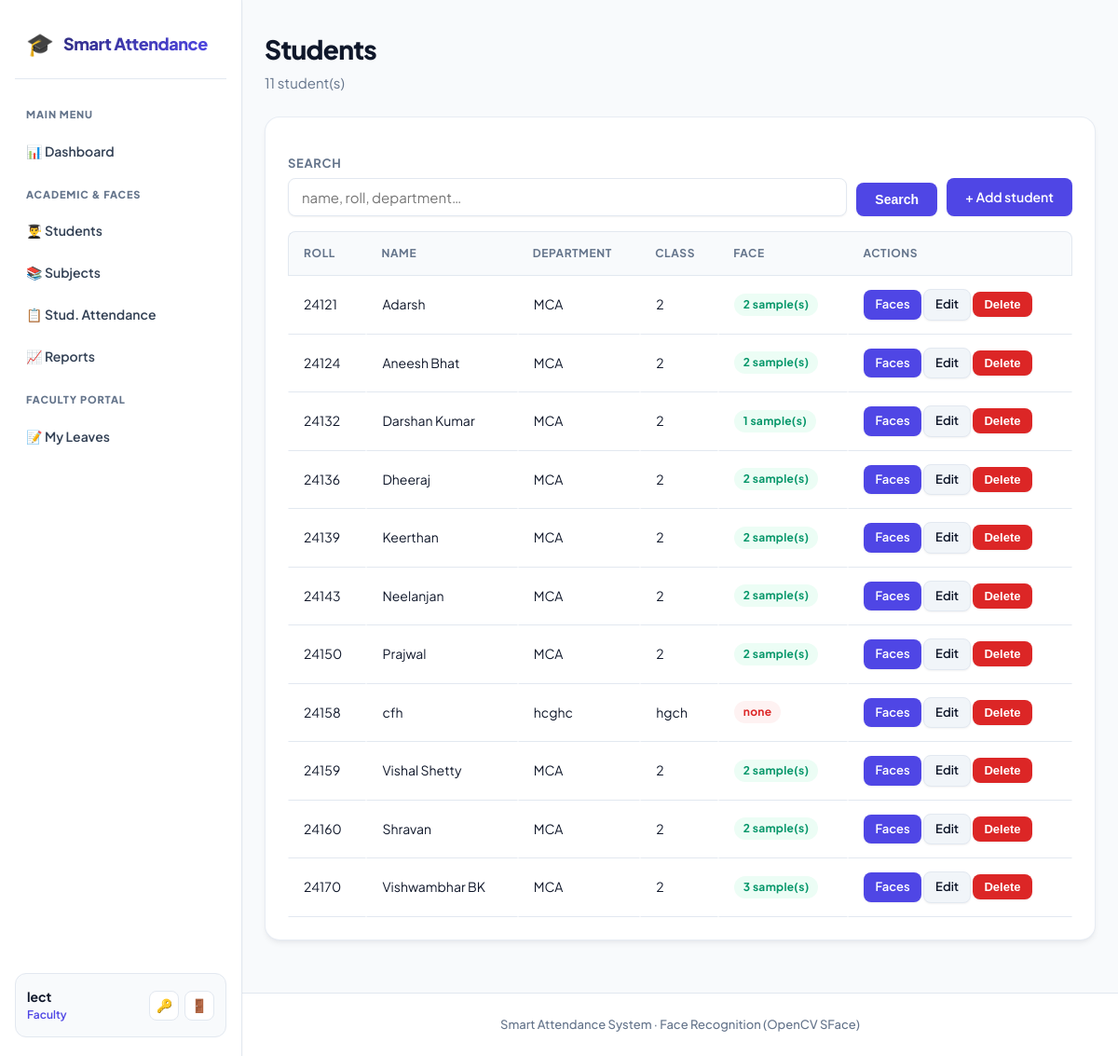
Screenshot of /students/ (signed in) with the database file from the repository.
### models.py (models this page shows, shortened)
class User(UserMixin, db.Model):
    __tablename__ = "users"
    id = db.Column(db.Integer, primary_key=True)
    username = db.Column(db.String(80), unique=True, nullable=False, index=True)
    email = db.Column(db.String(120), unique=True, nullable=False)
    password_hash = db.Column(db.String(255), nullable=False)
    role = db.Column(db.String(20), nullable=False, default=ROLE_STUDENT)
    created_at = db.Column(db.DateTime, default=datetime.utcnow)
    student_id = db.Column(db.Integer, db.ForeignKey("students.id"), nullable=True)
    student = db.relationship("Student", backref=db.backref("user", uselist=False))
    face_samples = db.relationship(
        "FaceSample", backref="user", cascade="all, delete-orphan"
    )

class Student(db.Model):
    __tablename__ = "students"
    id = db.Column(db.Integer, primary_key=True)
    roll_number = db.Column(db.String(40), unique=True, nullable=False, index=True)
    name = db.Column(db.String(120), nullable=False)
    department = db.Column(db.String(80), default="")
    class_name = db.Column(db.String(80), default="")
    created_at = db.Column(db.DateTime, default=datetime.utcnow)
    face_samples = db.relationship(
        "FaceSample", backref="student", cascade="all, delete-orphan"
    )
    attendance_records = db.relationship(
        "Attendance", backref="student", cascade="all, delete-orphan"
    )
    @property
    def has_face(self):
        return len(self.face_samples) > 0

### blueprints/students.py (the view, shortened to what this page needs)
@students_bp.route("/")
@login_required
@staff_required
def list_students():
    q = request.args.get("q", "").strip()
    query = Student.query
    students = query.order_by(Student.roll_number).all()
    return render_template("students/list.html", students=students, q=q)

### templates/students/list.html (shortened to what this page needs)
{% extends "base.html" %}
{% block content %}
<h1>Students</h1>
<p class="subtitle">{{ students | length }} student(s)</p>
<div class="card">
  <form method="get" style="display:flex;gap:10px;align-items:flex-end;margin-bottom:16px">
    <div style="flex:1"><label>Search</label>
      <input name="q" value="{{ q }}" placeholder="name, roll, department…"></div>
    <button class="btn" type="submit">Search</button>
    <a class="btn" href="{{ url_for('students.create_student') }}">+ Add student</a>
  </form>
  {% if students %}
  <table>
    <tr><th>Roll</th><th>Name</th><th>Department</th><th>Class</th><th>Face</th><th>Actions</th></tr>
    {% for s in students %}
    <tr>
      <td>{{ s.roll_number }}</td>
      <td>{{ s.name }}</td>
      <td>{{ s.department or '—' }}</td>
      <td>{{ s.class_name or '—' }}</td>
      <td>
        {% if s.has_face %}<span class="badge badge-yes">{{ s.face_samples|length }} sample(s)</span>
        {% else %}<span class="badge badge-no">none</span>{% endif %}
      </td>
      <td>
        <a class="btn btn-sm" href="{{ url_for('faces.register', student_id=s.id) }}">Faces</a>
        <a class="btn btn-sm btn-secondary" href="{{ url_for('students.edit_student', student_id=s.id) }}">Edit</a>
        <form class="inline-form" method="post" action="{{ url_for('students.delete_student', student_id=s.id) }}"
              onsubmit="return confirm('Delete {{ s.name }}?')">
          <button class="btn btn-sm btn-danger" type="submit">Delete</button>
        </form>
      </td>
    </tr>
    {% endfor %}
  </table>
  {% else %}
  <p class="muted">No students found.</p>
  {% endif %}
</div>
{% endblock %}

### templates/base.html (shortened to what this page needs)
<!DOCTYPE html>
<html lang="en">
<head>
  <link rel="stylesheet" href="{{ url_for('static', filename='style.css') }}">
</head>
<body>
  <div class="app-layout{% if not current_user.is_authenticated %} auth-layout{% endif %}">
    {% if current_user.is_authenticated %}
    <aside class="sidebar">
      <div class="sidebar-brand">
        <a href="{{ url_for('dashboard.index') }}">
          <span class="brand-logo">🎓</span>
          <span class="brand-name">Smart Attendance</span>
        </a>
      </div>
      <nav class="sidebar-nav">
        <div class="nav-section-label">Main Menu</div>
        <a href="{{ url_for('dashboard.index') }}" class="nav-item">
          <span>📊 Dashboard</span>
        </a>
        {% if current_user.role in ['admin', 'faculty', 'director'] %}
          <div class="nav-section-label">Academic & Faces</div>
          <a href="{{ url_for('students.list_students') }}" class="nav-item">
            <span>👨‍🎓 Students</span>
          </a>
          <a href="{{ url_for('attendance.subjects') }}" class="nav-item">
            <span>📚 Subjects</span>
          </a>
          <a href="{{ url_for('attendance.index') }}" class="nav-item">
            <span>📋 Stud. Attendance</span>
          </a>
          <a href="{{ url_for('reports.index') }}" class="nav-item">
            <span>📈 Reports</span>
          </a>
        {% endif %}
        {% if current_user.role == 'faculty' %}
          <div class="nav-section-label">Faculty Portal</div>
          <a href="{{ url_for('faculty.leaves') }}" class="nav-item">
            <span>📝 My Leaves</span>
          </a>
        {% endif %}
      </nav>
      <div class="sidebar-user">
        <div class="user-info">
          <span class="username">{{ current_user.username }}</span>
          <span class="user-role">{{ current_user.role }}</span>
        </div>
        <div class="user-actions">
          <a href="{{ url_for('auth.change_password') }}" title="Change Password" class="user-action-btn">🔑</a>
          <a href="{{ url_for('auth.logout') }}" title="Logout" class="user-action-btn logout-btn">🚪</a>
        </div>
      </div>
    </aside>
    {% endif %}
    <div class="main-wrapper">
      <main class="container">
        {% block content %}{% endblock %}
      </main>
      <footer class="footer">Smart Attendance System · Face Recognition (OpenCV SFace)</footer>
    </div>
  </div>
</body>
</html>

### rows the page displays
User: username "lect", role "Faculty"
Student: roll_number "24121", name "Adarsh", department "MCA", class_name "2", face_samples|length "2"
Student: roll_number "24124", name "Aneesh Bhat", department "MCA", class_name "2", face_samples|length "2"
Student: roll_number "24132", name "Darshan Kumar", department "MCA", class_name "2", face_samples|length "1"
Student: roll_number "24136", name "Dheeraj", department "MCA", class_name "2", face_samples|length "2"
Student: roll_number "24139", name "Keerthan", department "MCA", class_name "2", face_samples|length "2"
Student: roll_number "24143", name "Neelanjan", department "MCA", class_name "2", face_samples|length "2"
Student: roll_number "24150", name "Prajwal", department "MCA", class_name "2", face_samples|length "2"
Student: roll_number "24158", name "cfh", department "hcghc", class_name "hgch", shows "none"
Student: roll_number "24159", name "Vishal Shetty", department "MCA", class_name "2", face_samples|length "2"
Student: roll_number "24160", name "Shravan", department "MCA", class_name "2", face_samples|length "2"
Student: roll_number "24170", name "Vishwambhar BK", department "MCA", class_name "2", face_samples|length "3"

### other values shown
{{ students | length }} "11"
